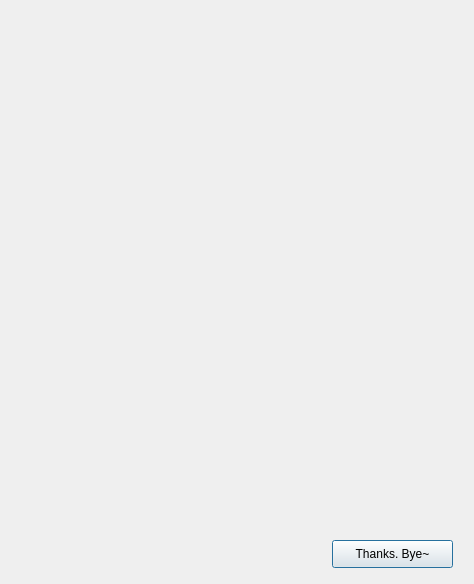
<?xml version="1.0" encoding="UTF-8"?>
<ui version="4.0">
 <class>congrats_win</class>
 <widget class="QDialog" name="congrats_win">
  <property name="geometry">
   <rect>
    <x>0</x>
    <y>0</y>
    <width>474</width>
    <height>584</height>
   </rect>
  </property>
  <property name="sizePolicy">
   <sizepolicy hsizetype="Fixed" vsizetype="Fixed">
    <horstretch>0</horstretch>
    <verstretch>0</verstretch>
   </sizepolicy>
  </property>
  <property name="minimumSize">
   <size>
    <width>474</width>
    <height>584</height>
   </size>
  </property>
  <property name="maximumSize">
   <size>
    <width>474</width>
    <height>584</height>
   </size>
  </property>
  <property name="windowTitle">
   <string>Congrats!</string>
  </property>
  <property name="windowIcon">
   <iconset resource="background.qrc">
    <normaloff>:/newPrefix/icon.png</normaloff>:/newPrefix/icon.png</iconset>
  </property>
  <property name="styleSheet">
   <string notr="true"/>
  </property>
  <widget class="QLabel" name="label_image">
   <property name="geometry">
    <rect>
     <x>0</x>
     <y>0</y>
     <width>474</width>
     <height>584</height>
    </rect>
   </property>
   <property name="minimumSize">
    <size>
     <width>474</width>
     <height>584</height>
    </size>
   </property>
   <property name="styleSheet">
    <string notr="true">image:url(:/img/congrats.png)</string>
   </property>
   <property name="text">
    <string/>
   </property>
  </widget>
  <widget class="QLabel" name="label_winner">
   <property name="geometry">
    <rect>
     <x>90</x>
     <y>240</y>
     <width>110</width>
     <height>40</height>
    </rect>
   </property>
   <property name="sizePolicy">
    <sizepolicy hsizetype="Fixed" vsizetype="Fixed">
     <horstretch>0</horstretch>
     <verstretch>0</verstretch>
    </sizepolicy>
   </property>
   <property name="minimumSize">
    <size>
     <width>110</width>
     <height>40</height>
    </size>
   </property>
   <property name="maximumSize">
    <size>
     <width>110</width>
     <height>40</height>
    </size>
   </property>
   <property name="styleSheet">
    <string notr="true">font: 16pt &quot;SetoFont&quot;;</string>
   </property>
   <property name="text">
    <string/>
   </property>
  </widget>
  <widget class="QPushButton" name="pushButton">
   <property name="geometry">
    <rect>
     <x>332</x>
     <y>540</y>
     <width>121</width>
     <height>28</height>
    </rect>
   </property>
   <property name="cursor">
    <cursorShape>PointingHandCursor</cursorShape>
   </property>
   <property name="styleSheet">
    <string notr="true">font: 10pt &quot;SetoFont&quot;;</string>
   </property>
   <property name="text">
    <string>Thanks. Bye~</string>
   </property>
  </widget>
 </widget>
 <resources>
  <include location="game.qrc"/>
  <include location="background.qrc"/>
 </resources>
 <connections/>
</ui>
